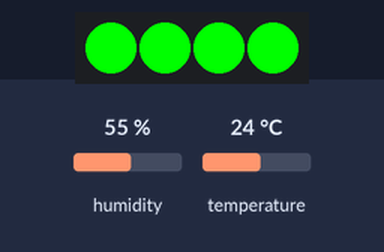
The sketch below on a simulated Arduino Uno, built with avr-gcc and run on an emulated ATmega328P. Parts: 4 RGB LEDs in strip order, left to right. The test bench sets the inputs (shaded band); at power-on: humidity 55 %, temperature 24 °C.

Above: at 2.8 s.
2.9 s: humidity set to 42 %
5.6 s: humidity set to 39 %
At 6.6 s:
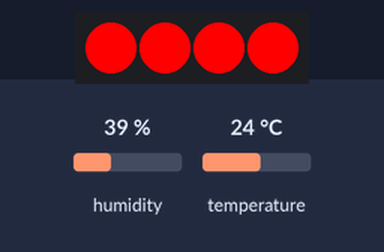
8.3 s: humidity set to 68 %
At 11.2 s:
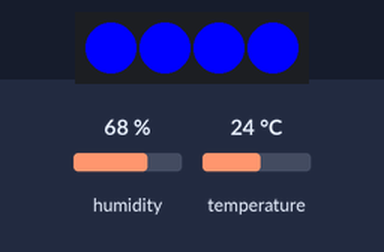
11.5 s: humidity set to 79 %
14.2 s: humidity set to 82 %
At 16.5 s:
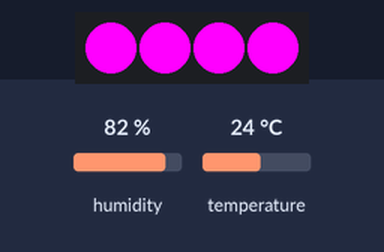
17.5 s: humidity set to 22 %
At 19.5 s:
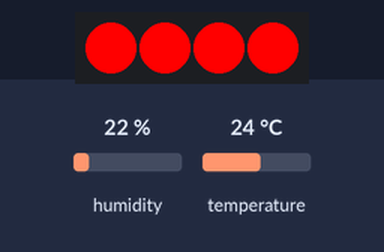
Timing chart, 0 to 21.0 s (numbered marks = the images above; inputs shaded):
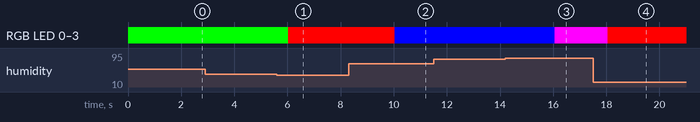

Measured:
- the behaviour switches between 41 and 40 % on humidity (found by bisection; images 0 and 1)
- the behaviour switches between 80 and 81 % on humidity (found by bisection; images 2 and 3)
- after the input at 2.9 s, every drawn part: stays the same
- after the input at 5.6 s, RGB LED 0–3: RGB(0, 255, 0) → RGB(255, 0, 0) after 0.42 s
- after the input at 8.3 s, RGB LED 0–3: RGB(255, 0, 0) → RGB(0, 0, 255) after 1.7 s
- after the input at 11.5 s, every drawn part: stays the same
- after the input at 14.2 s, RGB LED 0–3: RGB(0, 0, 255) → RGB(255, 0, 255) after 1.9 s
- after the input at 17.5 s, RGB LED 0–3: RGB(255, 0, 255) → RGB(255, 0, 0) after 0.56 s

The sketch:

project_humidity.ino
```cpp
#include "DHT.h"
#include <Adafruit_NeoPixel.h>
#define PIN 1
#define NUMPIXELS 4  // NeoPixel ring size
Adafruit_NeoPixel pixels(NUMPIXELS, PIN, NEO_GRB + NEO_KHZ800);

DHT dht(10, DHT22);

float humidity;

void setup() {
  Serial.begin(9600);
  dht.begin();
}

void loop() {
  humidity = dht.readHumidity();

  // Serial.print("습도 = ");
  // Serial.println(humidity);

  if (humidity <= 40) {
    pixels.begin();
    pixels.clear();
    pixels.setPixelColor(0, pixels.Color(255, 0, 0));
    pixels.setPixelColor(1, pixels.Color(255, 0, 0));
    pixels.setPixelColor(2, pixels.Color(255, 0, 0));
    pixels.setPixelColor(3, pixels.Color(255, 0, 0));
    pixels.show();
  } else if (humidity <= 60) {
    pixels.begin();
    pixels.clear();
    pixels.setPixelColor(0, pixels.Color(0, 255, 0));
    pixels.setPixelColor(1, pixels.Color(0, 255, 0));
    pixels.setPixelColor(2, pixels.Color(0, 255, 0));
    pixels.setPixelColor(3, pixels.Color(0, 255, 0));
    pixels.show();
  } else if (humidity <= 80) {
    pixels.begin();
    pixels.clear();
    pixels.setPixelColor(0, pixels.Color(0, 0, 255));
    pixels.setPixelColor(1, pixels.Color(0, 0, 255));
    pixels.setPixelColor(2, pixels.Color(0, 0, 255));
    pixels.setPixelColor(3, pixels.Color(0, 0, 255));
    pixels.show();
  } else {
    pixels.begin();
    pixels.clear();
    pixels.setPixelColor(0, pixels.Color(255, 0, 255));
    pixels.setPixelColor(1, pixels.Color(255, 0, 255));
    pixels.setPixelColor(2, pixels.Color(255, 0, 255));
    pixels.setPixelColor(3, pixels.Color(255, 0, 255));
    pixels.show();
  }

  delay(1000);
}
```
